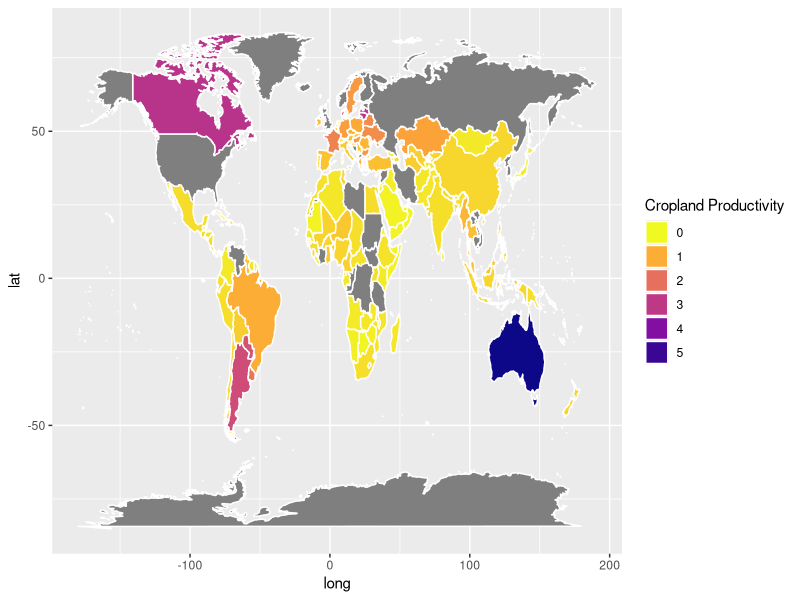

Write R code to recreate this figure.
## ---- chunk 1
knitr::opts_chunk$set(echo = TRUE)
## ---- chunk 2
library(ggplot2)
library(maps)
library(viridisLite)
library(tidyverse)


countries <- read.csv('countries_energy_use.csv')
#head(countries)

countries$Country[countries$Country == "United States of America"] <- "USA"
#countries

#filter(countries, Country == "USA")



#countries_land_use <- map_data('world')
#head(countries_land_use)
#countries_land_use[countries_land_use == "USA"] <- "United States of America"
#filter(countries_land_use, region == "USA")
## ---- chunk 3

countries_land_use <- map_data("world") %>%
  mutate(region = str_to_title(region),
         subregion = str_to_title(subregion)) %>%
  left_join(countries, by = c('region' = "Country"))

#head(countries_land_use)

land_use_map <- ggplot(data = countries_land_use,
            mapping = aes(x = long, y = lat,
                          group = group, 
                          fill = Cropland))
land_use_map <- land_use_map + geom_polygon(color="white")
land_use_map <- land_use_map + scale_fill_viridis_c(option="plasma", direction=-1)
land_use_map <- land_use_map + guides(fill=guide_legend(title="Cropland Productivity"))
#land_use_map <- land_use_map + coord_map()
land_use_map

